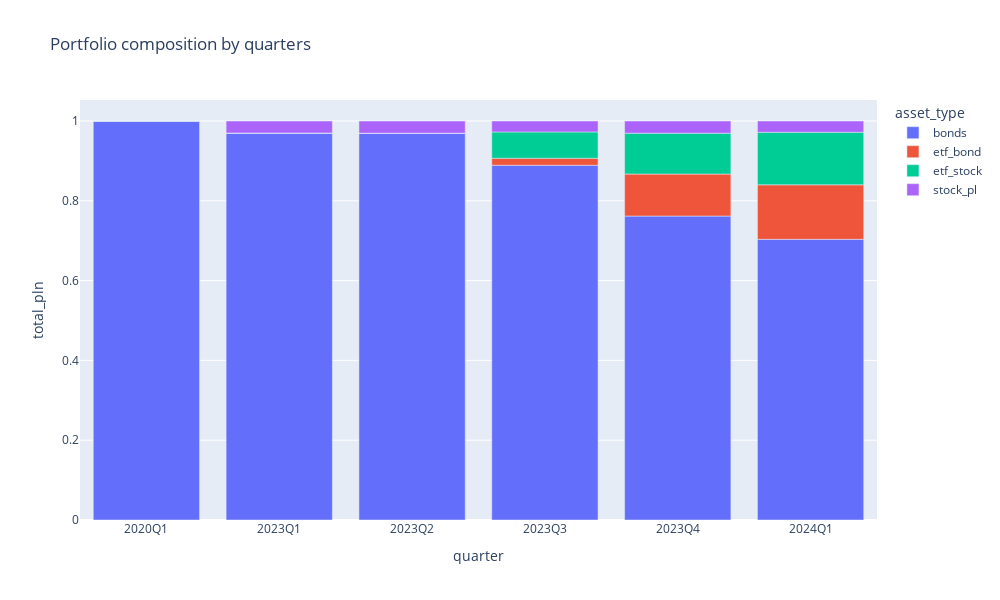

Write notebook code for a chart like this one.
### Code cell
fig = px.bar(df_plot, x="quarter", y="total_pln", color="asset_type", title="Portfolio composition by quarters")

fig.update_layout(
    autosize=False,
    width=1000,
    height=600,
    # paper_bgcolor="LightSteelBlue",
)

fig.show()

### Figure 1 — Plotly figure (JSON) as saved in the notebook; plotly's stock layout.template omitted (floating-point values rounded to 4 significant figures)
{"data": [{"alignmentgroup": "True", "hovertemplate": "asset_type=bonds<br>quarter=%{x}<br>total_pln=%{y}<extra></extra>", "legendgroup": "bonds", "marker": {"color": "#636efa", "pattern": {"shape": ""}}, "name": "bonds", "offsetgroup": "bonds", "orientation": "v", "showlegend": true, "textposition": "auto", "type": "bar", "x": ["2020Q1", "2023Q1", "2023Q2", "2023Q3", "2023Q4", "2024Q1"], "xaxis": "x", "y": [1, 0.97, 0.9695, 0.8891, 0.7618, 0.7034], "yaxis": "y"}, {"alignmentgroup": "True", "hovertemplate": "asset_type=etf_bond<br>quarter=%{x}<br>total_pln=%{y}<extra></extra>", "legendgroup": "etf_bond", "marker": {"color": "#EF553B", "pattern": {"shape": ""}}, "name": "etf_bond", "offsetgroup": "etf_bond", "orientation": "v", "showlegend": true, "textposition": "auto", "type": "bar", "x": ["2020Q1", "2023Q1", "2023Q2", "2023Q3", "2023Q4", "2024Q1"], "xaxis": "x", "y": [0, 0, 0, 0.01747, 0.1053, 0.1367], "yaxis": "y"}, {"alignmentgroup": "True", "hovertemplate": "asset_type=etf_stock<br>quarter=%{x}<br>total_pln=%{y}<extra></extra>", "legendgroup": "etf_stock", "marker": {"color": "#00cc96", "pattern": {"shape": ""}}, "name": "etf_stock", "offsetgroup": "etf_stock", "orientation": "v", "showlegend": true, "textposition": "auto", "type": "bar", "x": ["2020Q1", "2023Q1", "2023Q2", "2023Q3", "2023Q4", "2024Q1"], "xaxis": "x", "y": [0, 0, 0, 0.06598, 0.1024, 0.1317], "yaxis": "y"}, {"alignmentgroup": "True", "hovertemplate": "asset_type=stock_pl<br>quarter=%{x}<br>total_pln=%{y}<extra></extra>", "legendgroup": "stock_pl", "marker": {"color": "#ab63fa", "pattern": {"shape": ""}}, "name": "stock_pl", "offsetgroup": "stock_pl", "orientation": "v", "showlegend": true, "textposition": "auto", "type": "bar", "x": ["2020Q1", "2023Q1", "2023Q2", "2023Q3", "2023Q4", "2024Q1"], "xaxis": "x", "y": [0, 0.03004, 0.03053, 0.02742, 0.03052, 0.02818], "yaxis": "y"}], "layout": {"autosize": false, "barmode": "relative", "height": 600, "legend": {"title": {"text": "asset_type"}, "tracegroupgap": 0}, "title": {"text": "Portfolio composition by quarters"}, "width": 1000, "xaxis": {"anchor": "y", "autorange": true, "domain": [0, 1], "range": [-0.5, 5.5], "title": {"text": "quarter"}, "type": "category"}, "yaxis": {"anchor": "x", "autorange": true, "domain": [0, 1], "range": [0, 1.053], "title": {"text": "total_pln"}, "type": "linear"}}}
